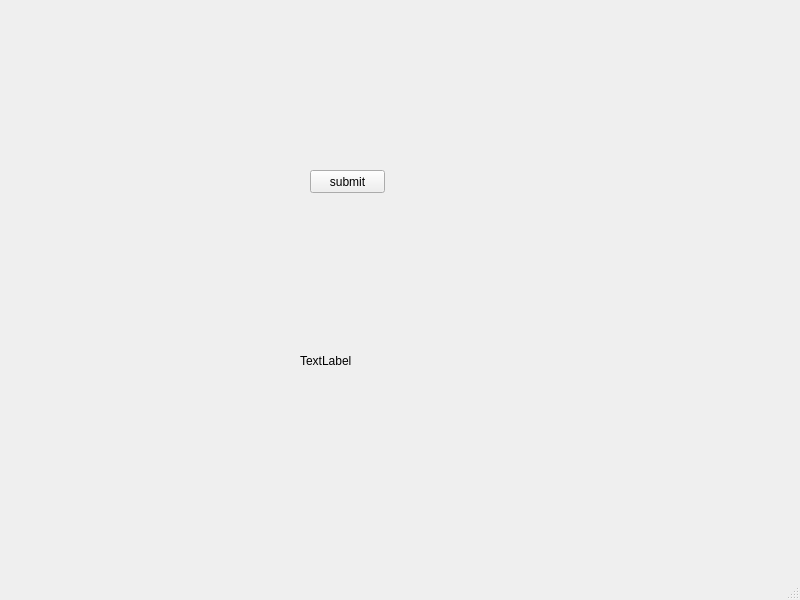
<?xml version="1.0" encoding="UTF-8"?>
<ui version="4.0">
 <class>MainWindow</class>
 <widget class="QMainWindow" name="MainWindow">
  <property name="geometry">
   <rect>
    <x>0</x>
    <y>0</y>
    <width>800</width>
    <height>600</height>
   </rect>
  </property>
  <property name="windowTitle">
   <string>MainWindow</string>
  </property>
  <widget class="QWidget" name="centralwidget">
   <widget class="QPushButton" name="pushButton">
    <property name="geometry">
     <rect>
      <x>310</x>
      <y>170</y>
      <width>75</width>
      <height>23</height>
     </rect>
    </property>
    <property name="text">
     <string>submit</string>
    </property>
   </widget>
   <widget class="QLabel" name="label">
    <property name="geometry">
     <rect>
      <x>300</x>
      <y>340</y>
      <width>131</width>
      <height>41</height>
     </rect>
    </property>
    <property name="text">
     <string>TextLabel</string>
    </property>
   </widget>
  </widget>
  <widget class="QMenuBar" name="menubar">
   <property name="geometry">
    <rect>
     <x>0</x>
     <y>0</y>
     <width>800</width>
     <height>23</height>
    </rect>
   </property>
  </widget>
  <widget class="QStatusBar" name="statusbar"/>
 </widget>
 <resources/>
 <connections>
  <connection>
   <sender>pushButton</sender>
   <signal>clicked()</signal>
   <receiver>MainWindow</receiver>
   <slot>printButton()</slot>
   <hints>
    <hint type="sourcelabel">
     <x>352</x>
     <y>208</y>
    </hint>
    <hint type="destinationlabel">
     <x>417</x>
     <y>208</y>
    </hint>
   </hints>
  </connection>
 </connections>
 <slots>
  <slot>printButton()</slot>
 </slots>
</ui>
